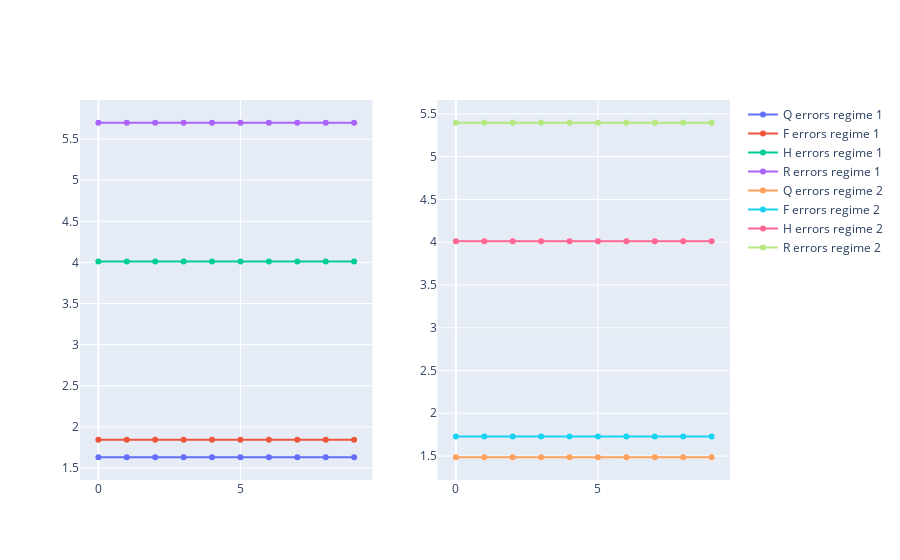

Notebook cell for this chart:
### Code cell
error_fig = make_subplots(rows=1, cols=2)

error_fig.add_trace(go.Scatter(x=list(range(n_iters)), y=Q_error[:, 0], name="Q errors regime 1"), row=1, col=1)
error_fig.add_trace(go.Scatter(x=list(range(n_iters)), y=F_error[:, 0], name="F errors regime 1"), row=1, col=1)
error_fig.add_trace(go.Scatter(x=list(range(n_iters)), y=H_error[:, 0], name="H errors regime 1"), row=1, col=1)
error_fig.add_trace(go.Scatter(x=list(range(n_iters)), y=R_error[:, 0], name="R errors regime 1"), row=1, col=1)

error_fig.add_trace(go.Scatter(x=list(range(n_iters)), y=Q_error[:, 1], name="Q errors regime 2"), row=1, col=2)
error_fig.add_trace(go.Scatter(x=list(range(n_iters)), y=F_error[:, 1], name="F errors regime 2"), row=1, col=2)
error_fig.add_trace(go.Scatter(x=list(range(n_iters)), y=H_error[:, 1], name="H errors regime 2"), row=1, col=2)
error_fig.add_trace(go.Scatter(x=list(range(n_iters)), y=R_error[:, 1], name="R errors regime 2"), row=1, col=2)

error_fig.show()

### Figure 1 — Plotly figure (JSON) as saved in the notebook; plotly's stock layout.template omitted (floating-point values rounded to 4 significant figures)
{"data": [{"name": "Q errors regime 1", "type": "scatter", "x": [0, 1, 2, 3, 4, 5, 6, 7, 8, 9], "xaxis": "x", "y": [1.63, 1.63, 1.63, 1.63, 1.63, 1.63, 1.63, 1.63, 1.63, 1.63], "yaxis": "y"}, {"name": "F errors regime 1", "type": "scatter", "x": [0, 1, 2, 3, 4, 5, 6, 7, 8, 9], "xaxis": "x", "y": [1.842, 1.842, 1.842, 1.842, 1.842, 1.842, 1.842, 1.842, 1.842, 1.842], "yaxis": "y"}, {"name": "H errors regime 1", "type": "scatter", "x": [0, 1, 2, 3, 4, 5, 6, 7, 8, 9], "xaxis": "x", "y": [4.01, 4.01, 4.01, 4.01, 4.01, 4.01, 4.01, 4.01, 4.01, 4.01], "yaxis": "y"}, {"name": "R errors regime 1", "type": "scatter", "x": [0, 1, 2, 3, 4, 5, 6, 7, 8, 9], "xaxis": "x", "y": [5.699, 5.699, 5.699, 5.699, 5.699, 5.699, 5.699, 5.699, 5.699, 5.699], "yaxis": "y"}, {"name": "Q errors regime 2", "type": "scatter", "x": [0, 1, 2, 3, 4, 5, 6, 7, 8, 9], "xaxis": "x2", "y": [1.486, 1.486, 1.486, 1.486, 1.486, 1.486, 1.486, 1.486, 1.486, 1.486], "yaxis": "y2"}, {"name": "F errors regime 2", "type": "scatter", "x": [0, 1, 2, 3, 4, 5, 6, 7, 8, 9], "xaxis": "x2", "y": [1.728, 1.728, 1.728, 1.728, 1.728, 1.728, 1.728, 1.728, 1.728, 1.728], "yaxis": "y2"}, {"name": "H errors regime 2", "type": "scatter", "x": [0, 1, 2, 3, 4, 5, 6, 7, 8, 9], "xaxis": "x2", "y": [4.01, 4.01, 4.01, 4.01, 4.01, 4.01, 4.01, 4.01, 4.01, 4.01], "yaxis": "y2"}, {"name": "R errors regime 2", "type": "scatter", "x": [0, 1, 2, 3, 4, 5, 6, 7, 8, 9], "xaxis": "x2", "y": [5.397, 5.397, 5.397, 5.397, 5.397, 5.397, 5.397, 5.397, 5.397, 5.397], "yaxis": "y2"}], "layout": {"xaxis": {"anchor": "y", "domain": [0, 0.45]}, "xaxis2": {"anchor": "y2", "domain": [0.55, 1]}, "yaxis": {"anchor": "x", "domain": [0, 1]}, "yaxis2": {"anchor": "x2", "domain": [0, 1]}}}
